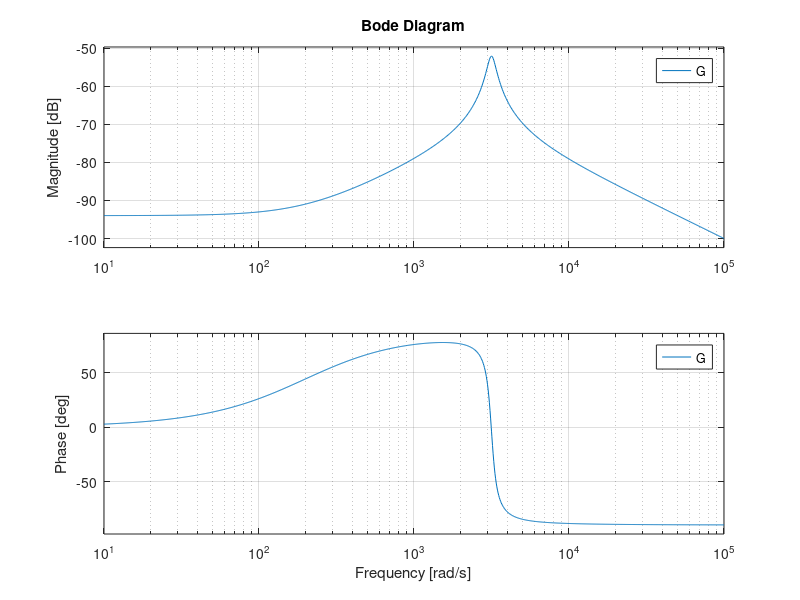

MATLAB code for this plot: (Note: this script raises an error after producing the figure.)
clear all
close all
clc
%syms D Ron D_prime Rout Vin Vd V d_hat I ZL ZRC Rout s Cout D_prime L ZT

% A=[-D*Ron  -D_prime
%    D_prime      -1/Rout]
% 
% B=[1 -D_prime
%    0  0]                         
% 
% C=[1  0];
% 
% D=[0 0];
% 
% U=[Vin
%    Vd]
% 
% %X= -inv(A)   %*B*U
% 
% Z = [1 2 -1
%     -2 0 1
%     1 -1 0]
% 
% transpose(Z)*det(Z)
% 
% inv(Z)

%ZRC = Rout/(1+ s*R*Cout)
% ZR = Rout;
% ZC = 1/(s*Cout);
% ZL = s*L / D_prime^2;
% 
% 
% ZT= 1/( 1/ZR + 1/ZC + 1/ZL );
% ZT =simplifyFraction(ZT);



%TIL = I*d_hat + I*d_hat*(ZL/(ZL+ZRC))
%IL_d_hat = simplifyFraction(IL/d_hat)


%I_d_hat_2 =V/Rout * ((1+s*Rout*Cout)/(s^2*L*Cout + s*L/Rout + D_prime^2))


%IDDDDDD= simplifyFraction( I_d_hat_2 + IL_d_hat)


% Iv_dprime = (V/Rout)*(1+s*Rout*Cout)*D_prime; %/ (s^2*L*Cout + s*L/Rout +  D_prime^2)
% 
% Ii_dprime = I*D_prime^2;  %/ (s^2*L*Cout + s*L/Rout +  D_prime^2)
% 
% I_total = Iv_dprime + Ii_dprime ;

G_num = [1 200 ]
G_den = [ 1  400  10e6]
G = tf(G_num, G_den)
Gc = tf(1,[1 0])

figure
 bode(G)
% figure
% step(G*Gc)
% figure
% rlocus(G*Gc)
% figure
% pzmap(G*Gc)

controlSystemDesigner(G)